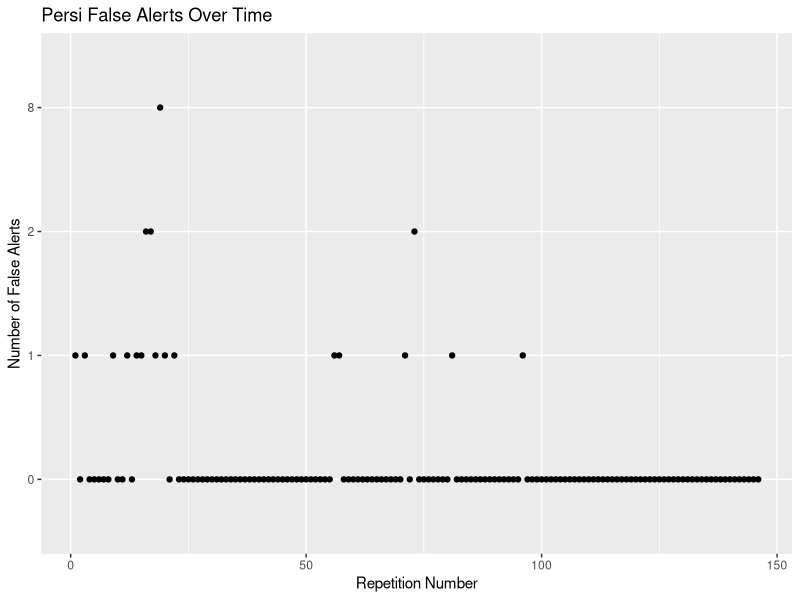

This figure's R source:
setwd("/Users/kaylafratt/Desktop/DOI Paper Data")
library(tidyverse)

# manually cleaned data to move notes into separate column, fixed typos,
# remove x's for n/as, and removed sessions for June 7 onwards.
# June 8-16 training was focused on generalizing the DOI, not actual extinction.

doi_clean <- read.csv("doi_data_clean.csv")
class(doi_clean$Date)

#coercing Date column to date
doi_clean$Date <- as.Date(doi_clean$Date, format = "%m/%d/%Y")
class(doi_clean$Date)
class(doi_clean$Dog)

# split into two dataframes based on dog learner
library(dplyr)
madi <- filter(doi_clean, Dog == "Madi")
persi <- filter(doi_clean, Dog == "Persi")

# add row for training repetition number overall
madi$rep_total <- seq(1, length.out = nrow(madi))
persi$rep_total <- seq(1, length.out = nrow(persi))

# remove rows (training reps) where there was no opportunity
# for false alert
no_ds_available_persi <- which(persi$Number.False.Alerts == "n/a")
no_ds_available_persi
persi <- persi[-no_ds_available_persi, ]

no_ds_available_madi <- which(madi$Number.False.Alerts == "n/a")
no_ds_available_madi
madi <- madi[-no_ds_available_madi, ]
library(ggplot2)

# make a plot
ggplot(persi, aes(x = seq_along(rep_total), y = Number.False.Alerts)) +
  geom_point() +
  labs(title = "Persi False Alerts Over Time",
       x = "Repetition Number",
       y = "Number of False Alerts")

# will want to remove the lines with n/a - not just the n/a, but
# the whole repetition. Talk about it in text.

